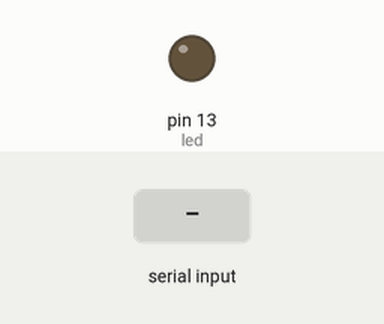
Recording of a sketch running on a simulated Arduino Uno, built with avr-gcc and run on an emulated ATmega328P. Parts: output pins drawn as LEDs (lit = HIGH). The test bench sets the inputs (shaded band).

Above: at 1.2 s.
1.3 s: "l" received over Serial
At 2.2 s:
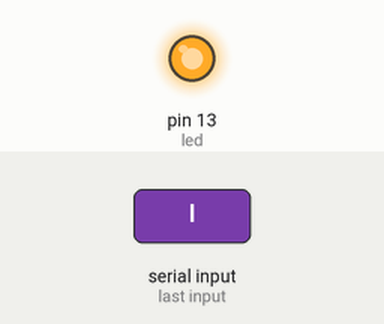
2.8 s: "d" received over Serial
At 3.3 s:
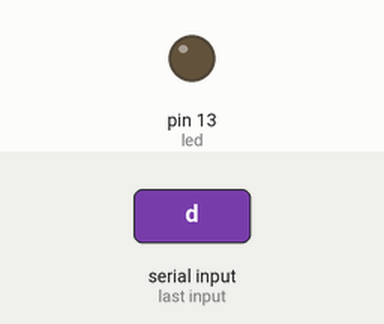
Timing chart, 0 to 5.8 s (numbered marks = the images above; inputs shaded):
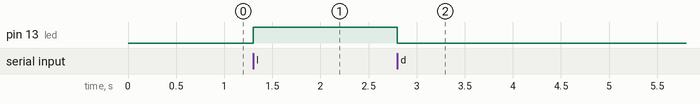

The sketch:

led.ino
```cpp
int led = 13;
char letra;

void setup() {
  // put your setup code here, to run once:
  pinMode(led,OUTPUT);
  Serial.begin(9600);
}

void loop() {
  // put your main code here, to run repeatedly:
 letra = Serial.read();
 switch(letra){
  case 'l':
    digitalWrite(led,HIGH);

    break;
  case 'd':
    digitalWrite(led,LOW);

    break;
 }
}
```

Measured:
- after the input at 1.3 s, pin 13 (led): LOW → HIGH at once
- after the input at 2.8 s, pin 13 (led): HIGH → LOW at once
